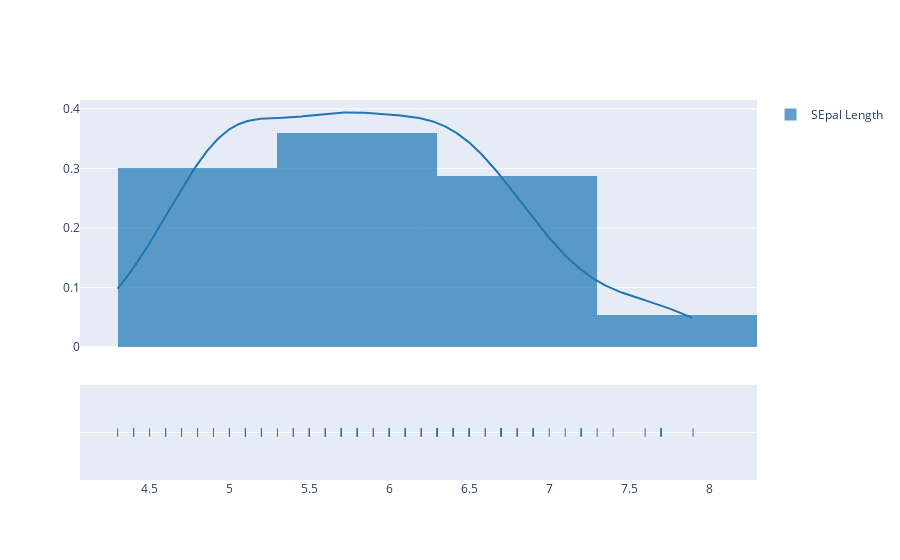

Here is the notebook cell this chart was saved with:
### Markdown cell above
Q5. What is Distplot? Using Plotly express, plot a distplot.

### Code cell
# Distplot is a functionality present in plotly figure factory used to plot distribution of data in a given set.
import plotly.figure_factory as pff
fig3 = pff.create_distplot([d3.sepal_length],["SEpal Length"])
fig3.show()

### Figure 1 — Plotly figure (JSON) as saved in the notebook; plotly's stock layout.template omitted (floating-point values rounded to 4 significant figures; data arrays with more than 128 entries replaced by an {"elided": "..."} marker saying what was removed)
{"data": [{"histnorm": "probability density", "legendgroup": "SEpal Length", "marker": {"color": "rgb(31, 119, 180)"}, "name": "SEpal Length", "opacity": 0.7, "type": "histogram", "x": {"elided": "150 float values"}, "xaxis": "x", "xbins": {"end": 7.9, "size": 1, "start": 4.3}, "yaxis": "y"}, {"legendgroup": "SEpal Length", "marker": {"color": "rgb(31, 119, 180)"}, "mode": "lines", "name": "SEpal Length", "showlegend": false, "type": "scatter", "x": {"elided": "500 float values"}, "xaxis": "x", "y": {"elided": "500 float values"}, "yaxis": "y"}, {"legendgroup": "SEpal Length", "marker": {"color": "rgb(31, 119, 180)", "symbol": "line-ns-open"}, "mode": "markers", "name": "SEpal Length", "showlegend": false, "type": "scatter", "x": {"elided": "150 float values"}, "xaxis": "x", "y": {"elided": "150 str values"}, "yaxis": "y2"}], "layout": {"autosize": true, "barmode": "overlay", "hovermode": "closest", "legend": {"traceorder": "reversed"}, "xaxis": {"anchor": "y2", "autorange": true, "domain": [0, 1], "range": [4.042, 8.3], "type": "linear", "zeroline": false}, "yaxis": {"anchor": "free", "autorange": true, "domain": [0.35, 1], "position": 0, "range": [0, 0.4148], "type": "linear"}, "yaxis2": {"anchor": "x", "autorange": true, "domain": [0, 0.25], "dtick": 1, "range": [-1, 1], "showticklabels": false, "type": "category"}}}
